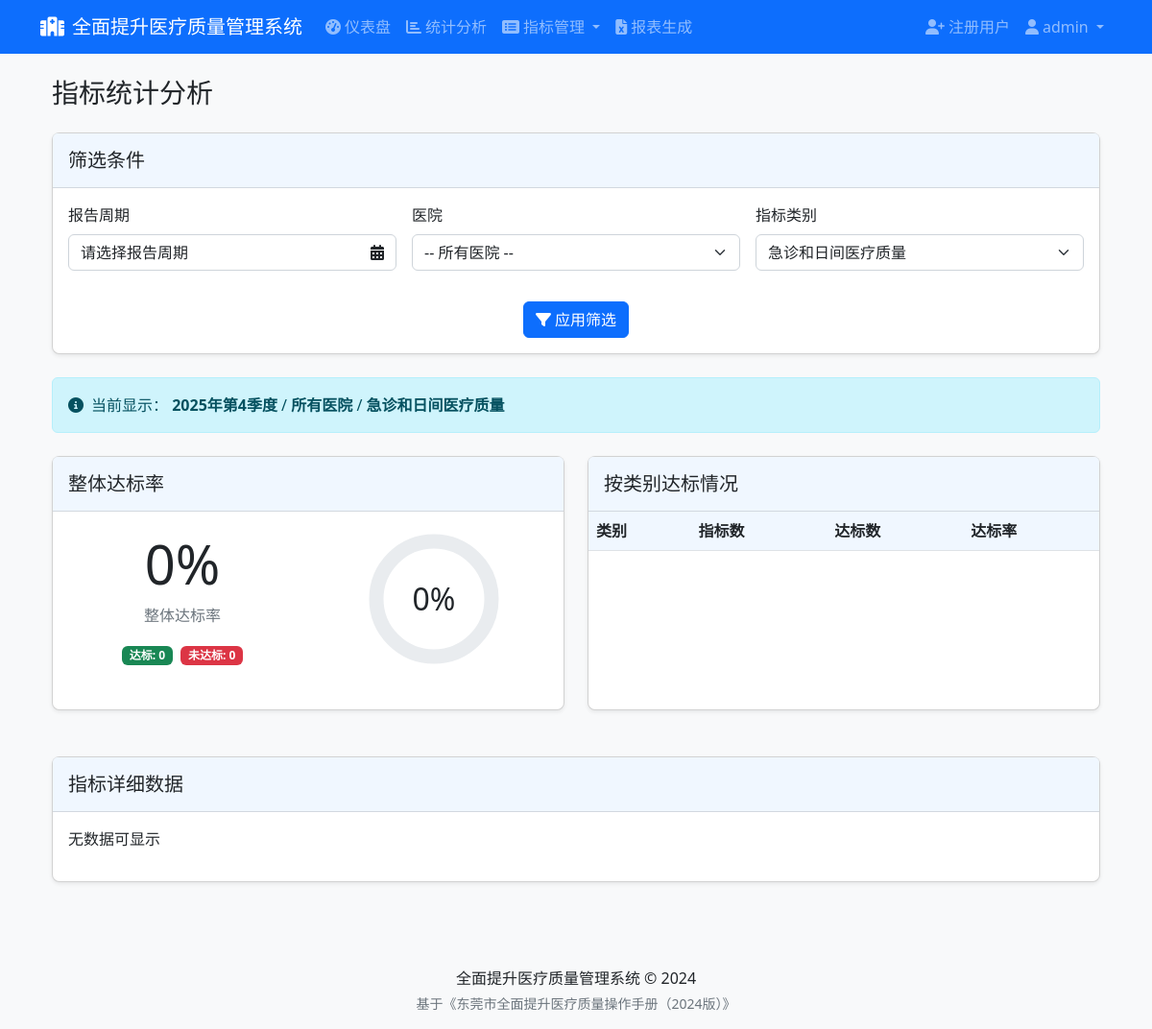
/dashboard/stats?category_id=1 (signed in), run on the app's committed database.
### app/models/user.py (models this page shows, shortened)
class User(UserMixin, db.Model):
    __tablename__ = 'users'
    id = db.Column(db.Integer, primary_key=True)
    username = db.Column(db.String(64), unique=True, index=True, nullable=False)
    email = db.Column(db.String(120), unique=True, index=True, nullable=False)
    password_hash = db.Column(db.String(128), nullable=False)
    is_admin = db.Column(db.Boolean, default=False)
    hospital_id = db.Column(db.Integer, db.ForeignKey('hospitals.id'))
    created_at = db.Column(db.DateTime, default=datetime.utcnow)
    last_login = db.Column(db.DateTime)
    hospital = db.relationship('Hospital', backref='users')

### app/models/report_period.py (models this page shows, shortened)
class ReportPeriod(db.Model):
    __tablename__ = 'report_periods'
    id = db.Column(db.Integer, primary_key=True)
    year = db.Column(db.Integer, nullable=False)
    quarter = db.Column(db.Integer)  # 1-4 表示季度，NULL 表示不是季度报告
    month = db.Column(db.Integer)  # 1-12 表示月份，NULL 表示不是月度报告
    name = db.Column(db.String(64), nullable=False)
    start_date = db.Column(db.Date, nullable=False)
    end_date = db.Column(db.Date, nullable=False)
    created_at = db.Column(db.DateTime, default=datetime.utcnow)

### app/models/indicator.py (models this page shows, shortened)
class IndicatorCategory(db.Model):
    __tablename__ = 'indicator_categories'
    id = db.Column(db.Integer, primary_key=True)
    name = db.Column(db.String(64), unique=True, nullable=False)
    description = db.Column(db.Text)
    created_at = db.Column(db.DateTime, default=datetime.utcnow)
    indicators = db.relationship('Indicator', backref='category', lazy='dynamic')

### app/controllers/dashboard.py (the view, shortened to what this page needs)
@dashboard_bp.route('/stats')
@login_required
def stats():
    period_id = request.args.get('period_id', type=int)
    hospital_id = request.args.get('hospital_id', type=int)
    category_id = request.args.get('category_id', type=int)
    periods = ReportPeriod.query.order_by(
        ReportPeriod.year.desc(),
        ReportPeriod.quarter.desc(),
        ReportPeriod.month.desc()
    ).all()
    hospitals = Hospital.query.order_by(Hospital.name).all()
    categories = IndicatorCategory.query.order_by(
        case(
            (IndicatorCategory.name == '急诊和日间医疗质量', 1),
            (IndicatorCategory.name == '医疗行为质量', 2),
            (IndicatorCategory.name == '结果质量', 3),
            (IndicatorCategory.name == '病历质量', 4)
        )
    ).all()
    if not period_id and periods:
        period_id = periods[0].id
    if period_id:
        df = IndicatorCalculator.get_results_dataframe(period_id, hospital_id, category_id)
        if not df.empty:
            def numeric_sort_key(code_str):
                if '.' in code_str:
                    main_part, sub_part = code_str.split('.', 1)
                    main_num = re.search(r'\d+', main_part)
                    if main_num:
                        main_num = int(main_num.group())
                    else:
                        main_num = 0
                    return (main_part[0], main_num, float(sub_part))
                else:
                    main_num = re.search(r'\d+', code_str)
                    if main_num:
                        main_num = int(main_num.group())
                    else:
                        main_num = 0
                    return (code_str[0], main_num, 0.0)
            df['sort_key'] = df['code'].apply(numeric_sort_key)
            df = df.sort_values(by='sort_key')
            df = df.drop('sort_key', axis=1)
            stats_table = df.to_html(classes='table table-striped table-bordered', index=False)
            total_indicators = len(df)
            achieved_count = df['target_achieved'].sum()
            achievement_rate = achieved_count / total_indicators * 100 if total_indicators > 0 else 0
            category_stats = []
            if not df.empty:
                df['category_prefix'] = df['code'].str[0]
                for prefix, category_name in [
                    ('A', '急诊和日间医疗质量'),
                    ('B', '医疗行为质量'),
                    ('C', '结果质量'),
                    ('D', '病历质量')
                ]:
                    category_df = df[df['category_prefix'] == prefix]
                    if not category_df.empty:
                        cat_total = len(category_df)
                        cat_achieved = category_df['target_achieved'].sum()
                        cat_rate = cat_achieved / cat_total * 100 if cat_total > 0 else 0
                        category_stats.append({
                            'name': category_name,
                            'total': cat_total,
                            'achieved': cat_achieved,
                            'rate': round(cat_rate, 2)
                        })
        else:
            stats_table = "<p>无数据可显示</p>"
            total_indicators = 0
            achieved_count = 0
            achievement_rate = 0
            category_stats = []
        current_period = ReportPeriod.query.get(period_id)
        current_hospital = Hospital.query.get(hospital_id) if hospital_id else None
        current_category = IndicatorCategory.query.get(category_id) if category_id else None
    return render_template(
        'dashboard/stats.html',
        title='指标统计分析',
        periods=periods,
        hospitals=hospitals,
        categories=categories,
        current_period=current_period,
        current_hospital=current_hospital,
        current_category=current_category,
        stats_table=stats_table,
        total_indicators=total_indicators,
        achieved_count=achieved_count,
        achievement_rate=round(achievement_rate, 2),
        category_stats=category_stats
    )

### app/models/user.py (called while the page is built)
@login_manager.user_loader
def load_user(user_id):
    return User.query.get(int(user_id))

### app/templates/dashboard/stats.html (shortened to what this page needs)
{% extends 'base.html' %}
{% block content %}
<div class="container-fluid">
    <div class="d-flex justify-content-between align-items-center mb-4">
        <h1 class="h3 mb-0">指标统计分析</h1>
    </div>
    <div class="card shadow-sm mb-4">
        <div class="card-header">
            <h5 class="mb-0">筛选条件</h5>
        </div>
        <div class="card-body">
            <form method="get" action="{{ url_for('dashboard.stats') }}" class="row g-3" id="stats-form">
                <div class="col-md-4">
                    <label for="custom_period" class="form-label">报告周期</label>
                </div>
                <div class="col-md-4">
                    <label for="hospital_id" class="form-label">医院</label>
                    <select name="hospital_id" id="hospital_id" class="form-select">
                        <option value="">-- 所有医院 --</option>
                    </select>
                </div>
                <div class="col-md-4">
                    <label for="category_id" class="form-label">指标类别</label>
                    <select name="category_id" id="category_id" class="form-select">
                        {% for category in categories %}
                            <option value="{{ category.id }}" {% if current_category and category.id == current_category.id %}selected{% endif %}>
                                {{ category.name }}
                            </option>
                        {% endfor %}
                    </select>
                </div>
                <div class="col-12 text-center">
                    <button type="submit" class="btn btn-primary">
                        <i class="fas fa-filter me-1"></i>应用筛选
                    </button>
                </div>
            </form>
        </div>
    </div>
    <div class="alert alert-info mb-4">
        <div class="d-flex align-items-center">
            <i class="fas fa-info-circle me-2"></i>
            <div>
                当前显示：
                <strong>{{ current_period.name if current_period else '所有周期' }}</strong>
                / <strong>{{ current_hospital.name if current_hospital else '所有医院' }}</strong>
                / <strong>{{ current_category.name if current_category else '所有类别' }}</strong>
            </div>
        </div>
    </div>
    <div class="row mb-4">
        <div class="col-lg-6 mb-4">
            <div class="card shadow-sm h-100">
                <div class="card-header">
                    <h5 class="mb-0">整体达标率</h5>
                </div>
                <div class="card-body">
                    <div class="row align-items-center">
                        <div class="col-md-6">
                            <div class="text-center">
                                <div class="display-4 font-weight-bold mb-2">{{ achievement_rate }}%</div>
                                <div class="text-muted">整体达标率</div>
                            </div>
                            <div class="mt-3 text-center">
                                <span class="badge bg-success me-1">达标: {{ achieved_count }}</span>
                                <span class="badge bg-danger">未达标: {{ total_indicators - achieved_count }}</span>
                            </div>
                        </div>
                        <div class="col-md-6">
                            <div class="progress-circle mx-auto" style="width: 150px; height: 150px;">
                                <div class="position-relative" style="width: 100%; height: 100%;">
                                    <div class="position-absolute top-0 start-0 w-100 h-100 d-flex align-items-center justify-content-center">
                                        <svg width="150" height="150">
                                            <circle r="60" cx="75" cy="75" fill="transparent" stroke="#e9ecef" stroke-width="15" />
                                            <circle r="60" cx="75" cy="75" fill="transparent" stroke="#28a745" stroke-width="15"
                                                    stroke-dasharray="{{ 2 * 3.14 * 60 }}" stroke-dashoffset="{{ 2 * 3.14 * 60 * (1 - achievement_rate / 100) }}" />
                                        </svg>
                                        <span class="position-absolute" style="font-size: 2rem;">{{ achievement_rate }}%</span>
                                    </div>
                                </div>
                            </div>
                        </div>
                    </div>
                </div>
            </div>
        </div>
        <div class="col-lg-6 mb-4">
            <div class="card shadow-sm h-100">
                <div class="card-header">
                    <h5 class="mb-0">按类别达标情况</h5>
                </div>
                <div class="card-body p-0">
                    <div class="table-responsive">
                        <table class="table table-hover mb-0">
                            <thead>
                                <tr>
                                    <th>类别</th>
                                    <th>指标数</th>
                                    <th>达标数</th>
                                    <th>达标率</th>
                                </tr>
                            </thead>
                        </table>
                    </div>
                </div>
            </div>
        </div>
    </div>
    <div class="card shadow-sm">
        <div class="card-header">
            <h5 class="mb-0">指标详细数据</h5>
        </div>
        <div class="card-body">
            <div class="table-responsive">
                {{ stats_table|safe }}
            </div>
        </div>
    </div>
</div>
{% endblock %}

### app/templates/base.html (shortened to what this page needs)
<!DOCTYPE html>
<html lang="zh-CN">
<head>
    <link href="https://cdn.jsdelivr.net/npm/bootstrap@5.2.3/dist/css/bootstrap.min.css" rel="stylesheet">
    <link href="https://cdnjs.cloudflare.com/ajax/libs/font-awesome/6.2.0/css/all.min.css" rel="stylesheet">
    <link href="{{ url_for('static', filename='css/style.css') }}" rel="stylesheet">
    <link href="{{ url_for('static', filename='css/monthpicker.css') }}" rel="stylesheet">
</head>
<body>
    <header>
        <nav class="navbar navbar-expand-lg navbar-dark bg-primary">
            <div class="container">
                <a class="navbar-brand" href="{{ url_for('dashboard.index') }}">
                    <i class="fas fa-hospital-alt me-2"></i>全面提升医疗质量管理系统
                </a>
                <div class="collapse navbar-collapse" id="navbarNavDropdown">
                    <ul class="navbar-nav me-auto">
                        {% if current_user.is_authenticated %}
                            <li class="nav-item">
                                <a class="nav-link" href="{{ url_for('dashboard.index') }}">
                                    <i class="fas fa-tachometer-alt me-1"></i>仪表盘
                                </a>
                            </li>
                            <li class="nav-item">
                                <a class="nav-link" href="{{ url_for('dashboard.stats') }}">
                                    <i class="fas fa-chart-bar me-1"></i>统计分析
                                </a>
                            </li>
                            <li class="nav-item dropdown">
                                <a class="nav-link dropdown-toggle" href="#" id="indicatorsDropdown" role="button" data-bs-toggle="dropdown" aria-expanded="false">
                                    <i class="fas fa-list-alt me-1"></i>指标管理
                                </a>
                            </li>
                            <li class="nav-item">
                                <a class="nav-link" href="{{ url_for('reports.index') }}">
                                    <i class="fas fa-file-excel me-1"></i>报表生成
                                </a>
                            </li>
                        {% endif %}
                    </ul>
                    <ul class="navbar-nav">
                        {% if current_user.is_authenticated %}
                            {% if current_user.is_admin %}
                                <li class="nav-item">
                                    <a class="nav-link" href="{{ url_for('auth.register') }}">
                                        <i class="fas fa-user-plus me-1"></i>注册用户
                                    </a>
                                </li>
                            {% endif %}
                            <li class="nav-item dropdown">
                                <a class="nav-link dropdown-toggle" href="#" id="userDropdown" role="button" data-bs-toggle="dropdown" aria-expanded="false">
                                    <i class="fas fa-user me-1"></i>{{ current_user.username }}
                                </a>
                            </li>
                        {% else %}
                            <li class="nav-item">
                                <a class="nav-link" href="{{ url_for('auth.login') }}">
                                    <i class="fas fa-sign-in-alt me-1"></i>登录
                                </a>
                            </li>
                        {% endif %}
                    </ul>
                </div>
            </div>
        </nav>
    </header>
    <main class="container mt-4">
        {% block content %}{% endblock %}
    </main>
    <footer class="bg-light mt-5 py-3">
        <div class="container text-center">
            <p class="mb-1">全面提升医疗质量管理系统 &copy; 2024</p>
            <p class="text-muted small mb-0">基于《东莞市全面提升医疗质量操作手册（2024版）》</p>
        </div>
    </footer>
</body>
</html>

### app/static/css/style.css (style rules this page uses)
body { min-height: 100vh; display: flex; flex-direction: column; background-color: #f8f9fa; }
main { flex: 1; }
.card { border-radius: 0.5rem; box-shadow: 0 4px 6px rgba(0, 0, 0, 0.1); margin-bottom: 1.5rem; }
.card-header { background-color: #f0f7ff; border-bottom: 1px solid rgba(0, 0, 0, 0.125); padding: 1rem; }
.table th { background-color: #f0f7ff; }
.form-label { font-weight: 500; }
.table-responsive { max-height: 70vh; overflow-y: auto; }

### data on the page
User: username "admin"
ReportPeriod: name "2025年第4季度"
IndicatorCategory: name "急诊和日间医疗质量"

### other printed values
{{ current_hospital.name if current_hospital else '所有医院' }} "所有医院"
{{ achievement_rate }} "0"
{{ achieved_count }} "0"
{{ total_indicators - achieved_count }} "0"
{{ stats_table|safe }} "无数据可显示"
form field category_id "急诊和日间医疗质量"
